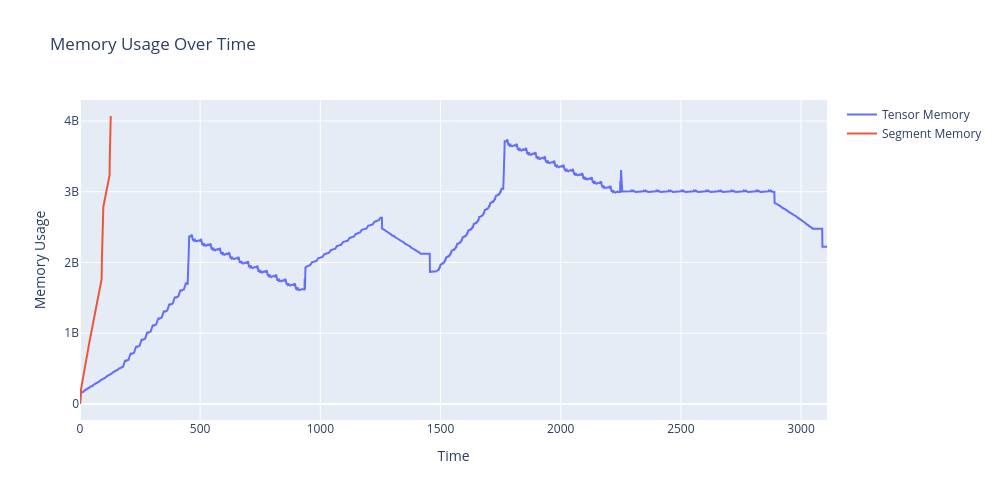

Source (notebook cell):
### Code cell
allocator.plot_memory_change()

### Figure 1 — Plotly figure (JSON) as saved in the notebook; plotly's stock layout.template omitted (floating-point values rounded to 4 significant figures; data arrays with more than 128 entries replaced by an {"elided": "..."} marker saying what was removed)
{"data": [{"mode": "lines", "name": "Tensor Memory", "x": {"elided": "3109 int values"}, "y": {"elided": "3109 int values"}, "type": "scatter"}, {"mode": "lines", "name": "Segment Memory", "x": {"elided": "129 int values"}, "y": {"elided": "129 int values"}, "type": "scatter"}], "layout": {"title": {"text": "Memory Usage Over Time"}, "xaxis": {"title": {"text": "Time"}}, "yaxis": {"title": {"text": "Memory Usage"}}, "width": 1000, "height": 500}}
